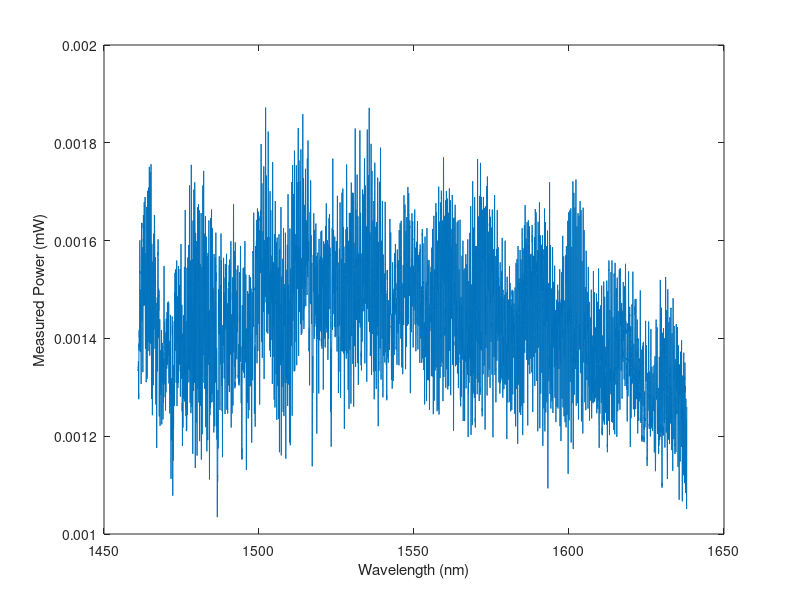

This figure's MATLAB source:
A = importdata('Khaled/bar1_2nd_loss_898um_TE.dat');
lambda_nm = A(:,1);
power = A(:,2);

figure
plot(lambda_nm, power)
xlabel('Wavelength (nm)')
ylabel('Measured Power (mW)')
